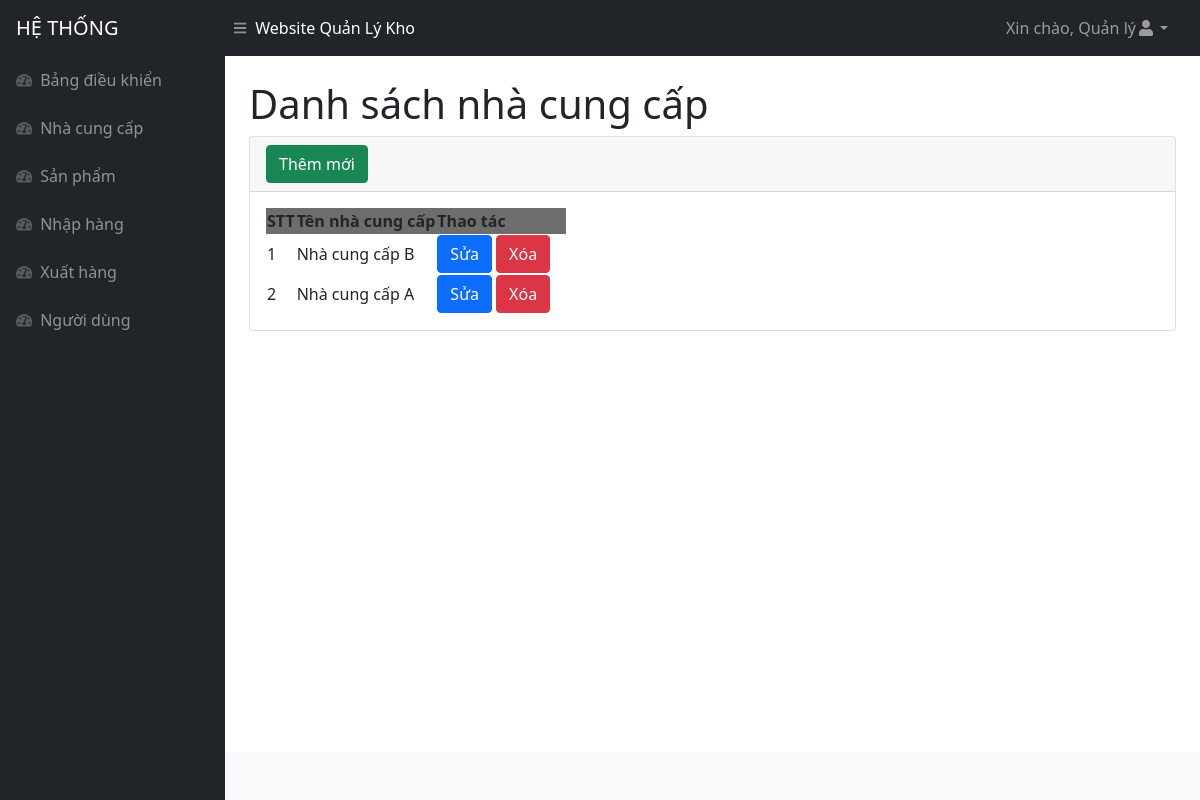
/nhacungcap.php (signed in), run on the app's committed database.
### tables this page shows
CREATE TABLE `nhacungcap` (
  `id` int(11) NOT NULL,
  `tennhacungcap` varchar(500) NOT NULL
);

### nhacungcap.php (the view, shortened to what this page needs)
<!DOCTYPE html>
<html lang="en">
<head>
<?php include('inc/head.php')?>
</head>
<body class="sb-nav-fixed">
<?php include('inc/header.php')?>
    <div id="layoutSidenav">
    <?php include('inc/menu.php')?>
        <div id="layoutSidenav_content">
            <main>
                <div class="container-fluid px-4">
                    <h1 class="mt-4">Danh sách nhà cung cấp</h1>
                    <div class="card mb-4">
                        <div class="card-header">
                            <button type="button" class="btn btn-success" data-bs-toggle="modal"
                                data-bs-target="#exampleModalAdd">
                                Thêm mới
                            </button>
                        </div>
                        <div class="card-body">
                            <table id="datatablesSimple">
                                <thead>
                                <tr style="background-color : #6D6D6D">
                                        <th>STT</th>
                                        <th>Tên nhà cung cấp</th>
                                        <th>Thao tác</th>
                                    </tr>
                                </thead>
                                <tbody>
                                <?php
                                    $query = "SELECT * FROM nhacungcap Order by id desc";
                                    $result = mysqli_query($connect, $query);
                                    $stt = 1;
                                    while ($arUser = mysqli_fetch_array($result, MYSQLI_ASSOC)) {
                                        $idModelDel = "exampleModalDel".$arUser["id"] ;
                                        $idModelEdit = "exampleModalEdit".$arUser["id"];
                                    ?>
                                    <tr>
                                        <td><?php echo $stt ?></td>
                                        <td><?php echo $arUser["tennhacungcap"] ?></td>
                                        <td style="width : 130px !important">
                                            <button type="button" class="btn btn-primary" data-bs-toggle="modal"
                                                data-bs-target="#<?php echo $idModelEdit ?>">
                                                Sửa
                                            </button>
                                            <button type="button" class="btn btn-danger" data-bs-toggle="modal"
                                                data-bs-target="#<?php echo $idModelDel ?>">
                                                Xóa
                                            </button>
                                        </td>
                                    </tr>
                                    <?php $stt++;} ?>
                                </tbody>
                            </table>
                        </div>
                    </div>
                </div>
            </main>
            <?php include('inc/footer.php')?>
        </div>
    </div>
</body>
</html>

### data on the page
nhacungcap: tennhacungcap "Nhà cung cấp B"
nhacungcap: tennhacungcap "Nhà cung cấp A"

### other printed values
$_SESSION['tenhienthi'] "Quản lý"
